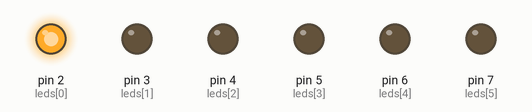
Recording of a sketch running on a simulated Arduino Uno, built with avr-gcc and run on an emulated ATmega328P. Shown: output pins drawn as LEDs (lit = HIGH).

Above: at 0.1 s.
At 0.8 s:
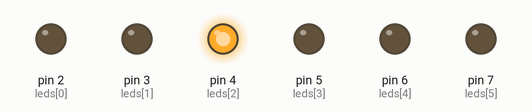
At 1.5 s:
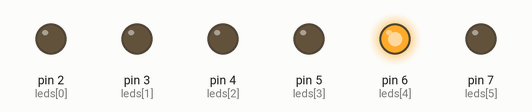
At 1.85 s:
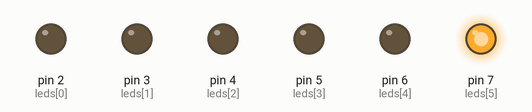
At 3.25 s:
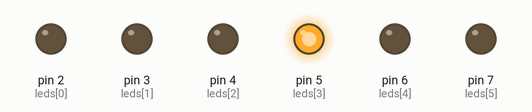
At 4.65 s:
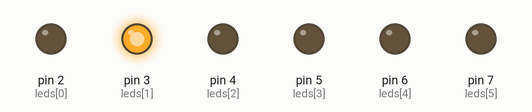
Timing chart, 0 to 5.0 s (numbered marks = the images above):
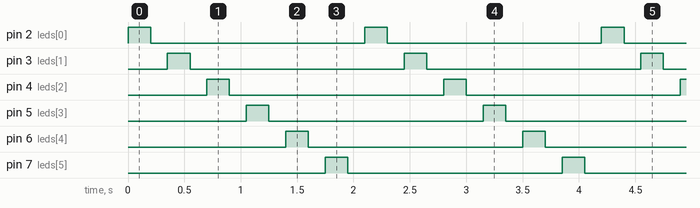

Measured:
- by itself, pin 2 (leds[0]), pin 3 (leds[1]), pin 4 (leds[2]), pin 5 (leds[3]), pin 6 (leds[4]), pin 7 (leds[5]): alternates HIGH for 0.20 s and LOW for 1.9 s
- by itself, everything shown: repeats every 2.1 s, in 12 steps

The sketch:

LedControlCircuit.ino
```cpp
// Project 2 - Fast Christmas Light Sequence
// Group 02

const int leds[] = {2, 3, 4, 5, 6, 7}; // pins for the 6 LEDs
const int ledCount = sizeof(leds) / sizeof(leds[0]);

// Speed settings (in milliseconds)
unsigned int onDelay = 200;   // time each LED stays ON (ms)
unsigned int offDelay = 150;   // time after turning it OFF before next LED (ms)

void setup() {
  for (int i = 0; i < ledCount; i++) {
    pinMode(leds[i], OUTPUT); // configure each pin as an output
    digitalWrite(leds[i], LOW); // ensure LEDs start OFF
  }
}

void loop() {
  // cycle forward through each LED
  for (int i = 0; i < ledCount; i++) {
    digitalWrite(leds[i], HIGH); // turn LED ON
    delay(onDelay);              // wait while it's ON
    digitalWrite(leds[i], LOW);  // turn LED OFF
    delay(offDelay);             // short gap before next LED
  }
}
```
